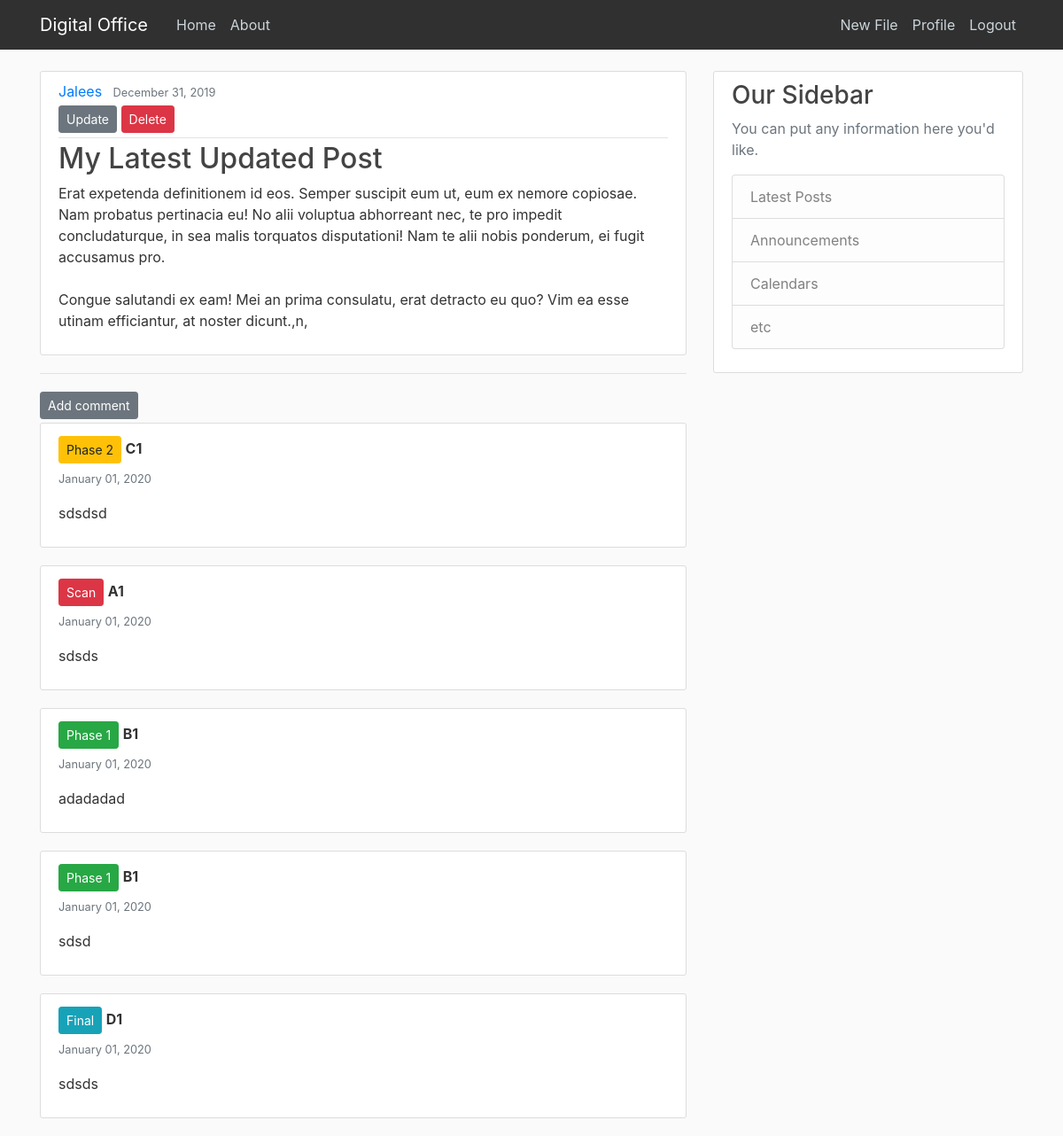
Screenshot of /blog/files/31/ (signed in) with the database file from the repository.
### blog/models.py (models this page shows, shortened)
class Files(models.Model):
    title=models.CharField(max_length=100)
    summary=models.TextField()
    date_posted=models.DateTimeField(default=timezone.now)
    author=models.ForeignKey(User,on_delete=models.CASCADE)

class Comment(models.Model):
    files = models.ForeignKey('blog.Files', on_delete=models.CASCADE, related_name='comments')
    author = models.CharField(max_length=200)
    text = models.TextField()
    role = models.CharField(max_length=200,default="Scan")
    created_date = models.DateTimeField(default=timezone.now)
    approved_comment = models.BooleanField(default=False)

### blog/views.py (the view)
# urls.py: path('files/<int:pk>/',FileDetailView.as_view(),name='file-detail'),
class FileDetailView(DetailView):
    model=Files

### blog/templates/blog/files_detail.html (shortened to what this page needs)
{% extends "blog/base.html" %}
{% block content %}
<article class="media content-section">
    <div class="media-body">
      <div class="article-metadata">
        <a class="mr-2" href="#">{{ object.author }}</a>
        <small class="text-muted">{{ object.date_posted | date:"F d, Y" }}</small>
        <div> {% if  object.author == user %}
<a class="btn btn-secondary btn-sm mt-1 mb-1" href="{% url 'file-update' object.id %}">Update</a>
<a class="btn btn-danger btn-sm mt-1 mb-1"href="{% url 'file-delete' object.id %}">Delete</a>
          {% endif %}
                </div>
      </div>
      <h2  class="article-title">{{ object.title }}</h2>
      <p class="article-content">{{ object.summary }}</p>
    </div>
  </article>
  <hr>
<a class="btn btn-secondary btn-sm mt-1 mb-1" href="{% url 'add_comment_to_post' files.pk %}">Add comment</a>
<br>
{% if user.is_staff and user.is_superuser %}
{% for comment in object.comments.all %}
    <div  class="container content-section" >
      {% if comment.role == 'Phase 2' %}
      <button type="button" class="btn btn-warning btn-sm mt-1 mb-1">{{ comment.role }}</button>
     {% elif comment.role == 'Phase 1' %}
     <button type="button" class="btn btn-success btn-sm mt-1 mb-1">{{ comment.role }}</button>
     {% elif comment.role == 'Final' %}
     <button type="button" class="btn btn-info btn-sm mt-1 mb-1">{{ comment.role }}</button>
     {% elif comment.role == 'Scan' %}
     <button type="button" class="btn btn-danger btn-sm mt-1 mb-1">{{ comment.role }}</button>
     {% endif %}
      <strong>{{ comment.author }}</strong><br>
      <small class="text-muted">{{ comment.created_date | date:"F d, Y" }}</small>
        <p>{{ comment.text|linebreaks }}</p>
    </div>
    {% endfor %}
{% endif %}
{% endblock %}

### blog/static/blog/main.css (style rules this page uses)
body { background: #fafafa; color: #333333; margin-top: 5rem; }
h1, h2, h3, h4, h5, h6 { color: #444444; }
.content-section { background: #ffffff; padding: 10px 20px; border: 1px solid #dddddd; border-radius: 3px; margin-bottom: 20px; }
.article-title { color: #444444; }
.article-content { white-space: pre-line; }
.article-metadata { padding-bottom: 1px; margin-bottom: 4px; border-bottom: 1px solid #e3e3e3 }

### rows the page displays
Files: author "Jalees", date_posted "December 31, 2019", title "My Latest Updated Post", summary "Erat expetenda definitionem id eos. Semper suscipit eum ut, eum ex nemore copiosae. Nam probatus pertinacia eu! No alii voluptua abhorreant nec, te pro impedit concludaturque, in sea malis torquatos disputationi! Nam te alii nobis ponderum, ei fugit accusamus pro. Congue salutandi ex eam! Mei an prima consulatu, erat detracto eu quo? Vim ea esse utinam efficiantur, at noster dicunt.,n,"
Comment: role "Phase 2", author "C1", created_date "January 01, 2020", text "sdsdsd"
Comment: role "Scan", author "A1", created_date "January 01, 2020", text "sdsds"
Comment: role "Phase 1", author "B1", created_date "January 01, 2020", text "adadadad"
Comment: role "Phase 1", author "B1", created_date "January 01, 2020", text "sdsd"
Comment: role "Final", author "D1", created_date "January 01, 2020", text "sdsds"
